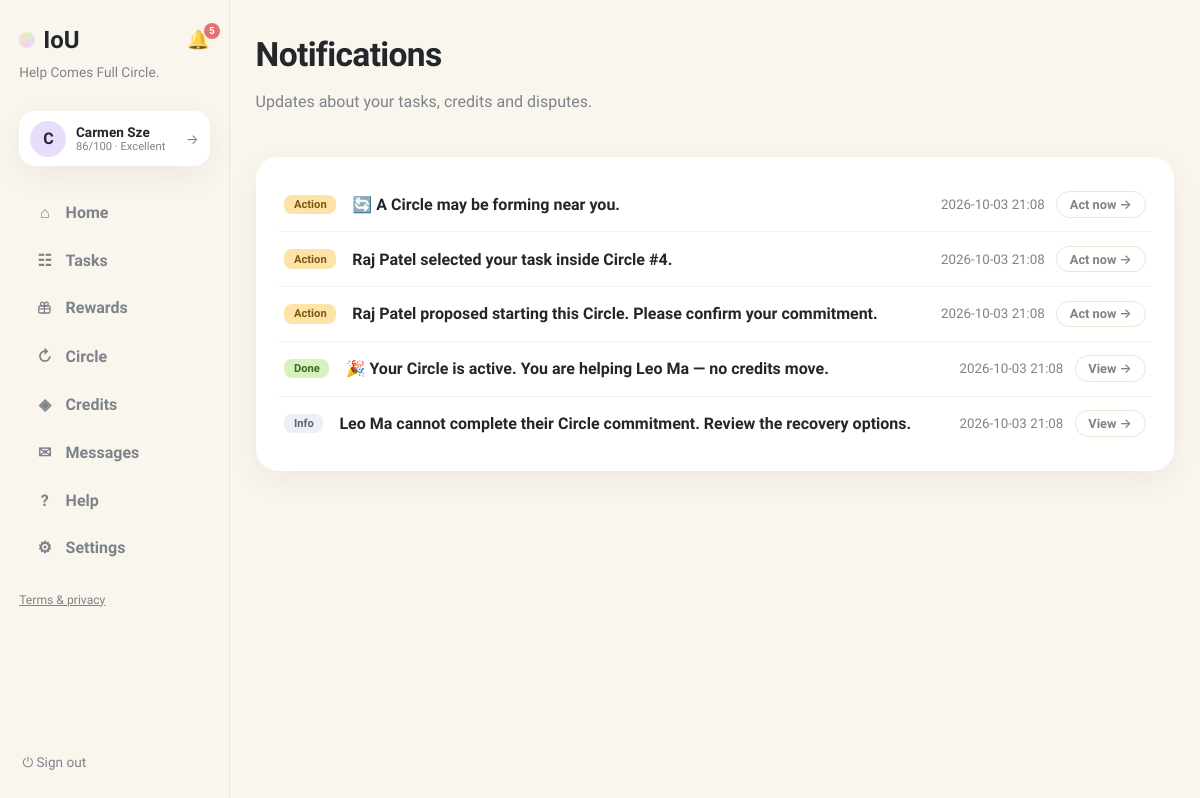
The page /notifications (signed in) on the database as committed earlier.
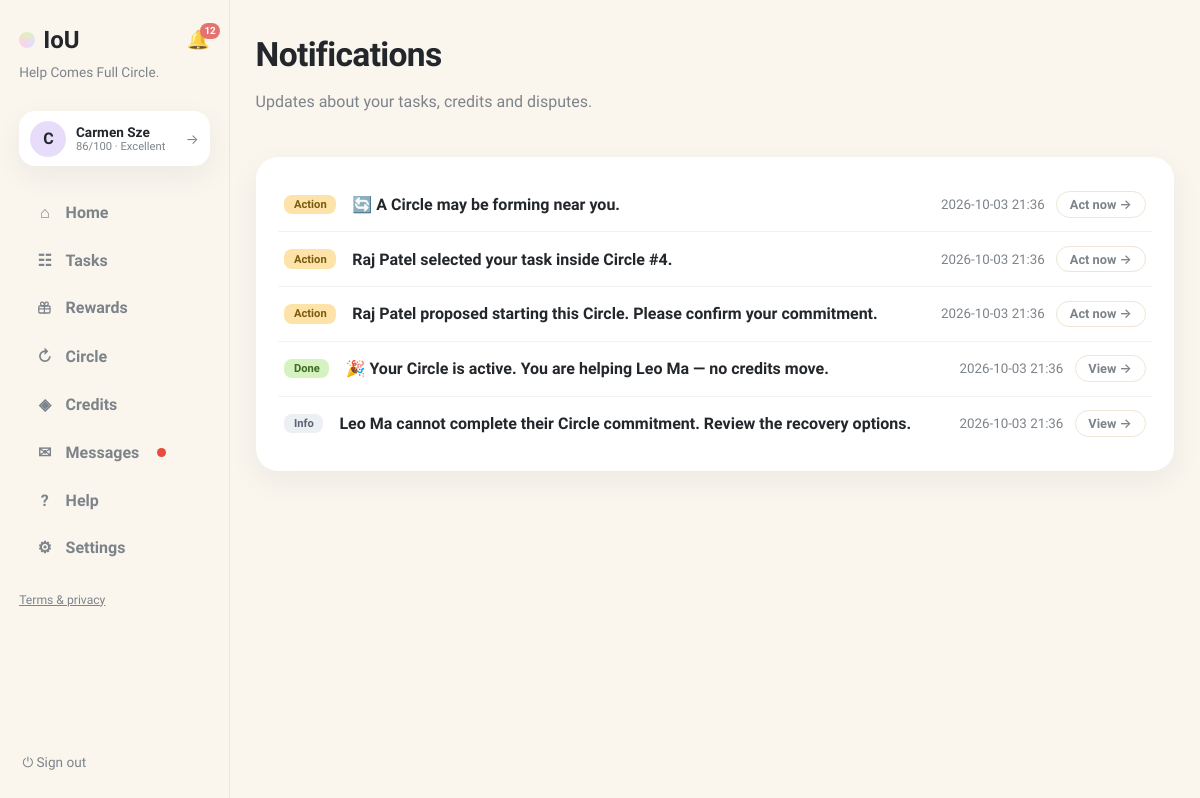
The same page on the database as committed later.
### tables this page shows
CREATE TABLE notifications (
                id INTEGER PRIMARY KEY, user_id INTEGER NOT NULL,
                body TEXT NOT NULL, link TEXT NOT NULL DEFAULT '/',
                is_read INTEGER NOT NULL DEFAULT 0, kind TEXT NOT NULL DEFAULT 'info',
                created_at TEXT NOT NULL,
                FOREIGN KEY(user_id) REFERENCES users(id)
            );

### app.py (the view)
@app.get("/notifications", response_class=HTMLResponse)
def notifications_page(request: Request, tab: str = "system"):
    user = current_user(request)
    if not user:
        return RedirectResponse("/login", status_code=303)
    with db() as connection:
        notifs = connection.execute(
            "SELECT * FROM notifications WHERE user_id=? ORDER BY created_at DESC LIMIT 50",
            (user["id"],)).fetchall()
        threads = connection.execute(
            """SELECT r.id, r.title, r.status, r.requester_id, r.provider_id,
                      ru.name requester_name, pu.name provider_name,
                      (SELECT body FROM messages WHERE request_id=r.id ORDER BY id DESC LIMIT 1) last_body,
                      (SELECT created_at FROM messages WHERE request_id=r.id ORDER BY id DESC LIMIT 1) last_at
               FROM requests r
               JOIN users ru ON ru.id=r.requester_id
               LEFT JOIN users pu ON pu.id=r.provider_id
               WHERE (r.requester_id=? OR r.provider_id=?
                      OR EXISTS (SELECT 1 FROM request_participants rp
                                 WHERE rp.request_id=r.id AND rp.user_id=?))
                 AND EXISTS (SELECT 1 FROM messages WHERE request_id=r.id)
               ORDER BY last_at DESC""",
            (user["id"], user["id"], user["id"])).fetchall()
    return render(request, "notifications.html", page="notifications",
                  notifs=notifs, threads=threads, tab=tab)

### templates/notifications.html (shortened to what this page needs)
{% extends "base.html" %}
{% block content %}
<header class="page-head">
  <div>
    <h1>Notifications</h1>
    <p class="muted">Updates about your tasks, credits and disputes.</p>
  </div>
</header>
<div class="card notif-card">
  {% for n in notifs %}
  <div class="notif-row {% if not n.is_read %}unread{% endif %}">
    <span class="notif-kind k-{{ n.kind or 'info' }}">{% if (n.kind or 'info') == 'action' %}Action{% elif n.kind == 'success' %}Done{% else %}Info{% endif %}</span>
    <div class="notif-body"><b>{{ n.body }}</b></div>
    <div class="notif-side">
      <small class="muted">{{ n.created_at[:16].replace('T',' ') }}</small>
      {% if n.link and (n.kind or 'info') == 'action' %}<a class="btn-ghost btn-sm" href="/notifications/{{ n.id }}/go">Act now →</a>{% elif n.link %}<a class="btn-ghost btn-sm" href="/notifications/{{ n.id }}/go">View →</a>{% endif %}
    </div>
  </div>
  {% else %}<p class="empty">No notifications yet.</p>{% endfor %}
</div>
{% endblock %}

### templates/base.html (shortened to what this page needs)
<!doctype html>
<html lang="en"><head><link rel="stylesheet" href="/static/style.css"></head>
<body class="app-body">
<nav class="sidebar">
  <div class="brand-row">
    <a class="brand" href="/"><span class="brand-dot"></span>IoU</a>
    {% if user %}
    <a class="bell {% if page == 'notifications' %}active{% endif %}" href="/notifications" title="Notifications">🔔{% if unread_notifs or unread_msgs %}<span class="bell-badge">{{ (unread_notifs or 0) + (unread_msgs or 0) }}</span>{% endif %}</a>
    {% endif %}
  </div>
  <p class="brand-tag">Help Comes Full Circle.</p>
  {% if user %}
  <a class="side-user" href="/profile" title="Your profile">
    <div class="avatar">{{ user.name[0] }}</div>
    {% set sc = user.reliability if user.reliability is not none else 60 %}
    {% set lab = 'Suspended' if sc <= 0 else ('Restricted' if sc < 30 else ('Limited' if sc < 60 else ('Strong' if sc < 80 else 'Excellent'))) %}
    <div class="sidebar-user-meta"><b>{{ user.name }}</b>
      <small>{{ sc }}/100 · {{ lab }}</small>
    </div>
    <span class="side-user-arrow">→</span>
  </a>
  <div class="nav-links">
    <a class="nav-link {% if page == 'home' %}active{% endif %}" href="/"><span class="nav-ico">⌂</span>Home</a>
    <a class="nav-link {% if page == 'browse' %}active{% endif %}" href="/browse"><span class="nav-ico">☷</span>Tasks</a>
    <a class="nav-link " href="/rewards"><span class="nav-ico"></span>Rewards</a>
    <a class="nav-link {% if page == 'circle' %}active{% endif %}" href="/chain-invitations"><span class="nav-ico">↻</span>Circle{% if circle_pending %}<span class="unread-dot"></span>{% endif %}</a>
    <a class="nav-link {% if page == 'credits' %}active{% endif %}" href="/history"><span class="nav-ico">◈</span>Credits</a>
    <a class="nav-link {% if page == 'messages' %}active{% endif %}" href="/messages"><span class="nav-ico">✉</span>Messages{% if unread_msgs %}<span class="unread-dot"></span>{% endif %}</a>
    <a class="nav-link {% if page == 'help' %}active{% endif %}" href="/help"><span class="nav-ico">?</span>Help</a>
    <a class="nav-link {% if page == 'account' %}active{% endif %}" href="/account"><span class="nav-ico">⚙</span>Settings</a>
  </div>
  <p class="nav-footer"><a href="/legal">Terms &amp; privacy</a></p>
  <form method="post" action="/logout" class="side-logout"><button class="link-button" title="Sign out">⏻ Sign out</button></form>
  {% else %}
  <div class="nav-links">
    <a class="nav-link" href="/login"><span class="nav-ico">→</span>Sign in</a>
    <a class="nav-link" href="/register"><span class="nav-ico">＋</span>Create account</a>
  </div>
  <p class="nav-footer"><a href="/legal">Terms &amp; privacy</a></p>
  {% endif %}
</nav>
<main class="content {% block content_class %}{% endblock %}">{% block content %}{% endblock %}</main>
</body></html>

Rows that differ between the two databases and show on the page:
changed notifications "🔄 A Circle may be forming near you.": created_at "2026-10-03 21:08" → "2026-10-03 21:36"
changed notifications "Raj Patel selected your task inside Circle #4.": created_at "2026-10-03 21:08" → "2026-10-03 21:36"
changed notifications "Raj Patel proposed starting this Circle. Please confirm your commitment.": created_at "2026-10-03 21:08" → "2026-10-03 21:36"
changed notifications "🎉 Your Circle is active. You are helping Leo Ma — no credits move.": created_at "2026-10-03 21:08" → "2026-10-03 21:36"
changed notifications "Leo Ma cannot complete their Circle commitment. Review the recovery options.": created_at "2026-10-03 21:08" → "2026-10-03 21:36"
Other text that changed with them:
{{ (unread_notifs or 0) + (unread_msgs or 0) }}: "5" → "12"
